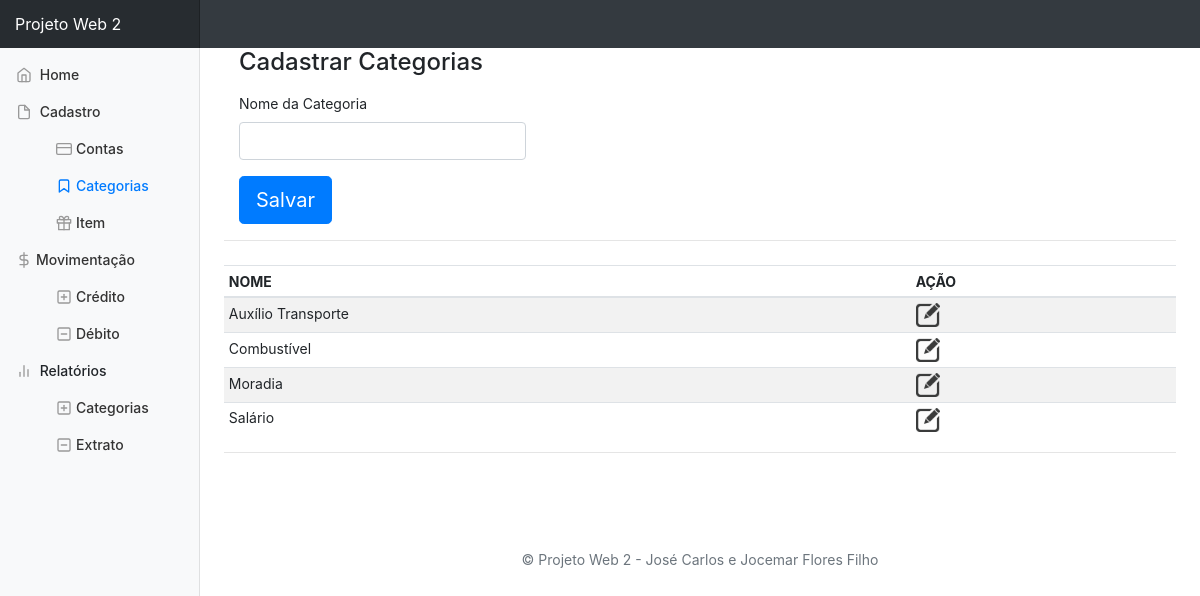
The app's page /?page=cadastro_categoria, older data.
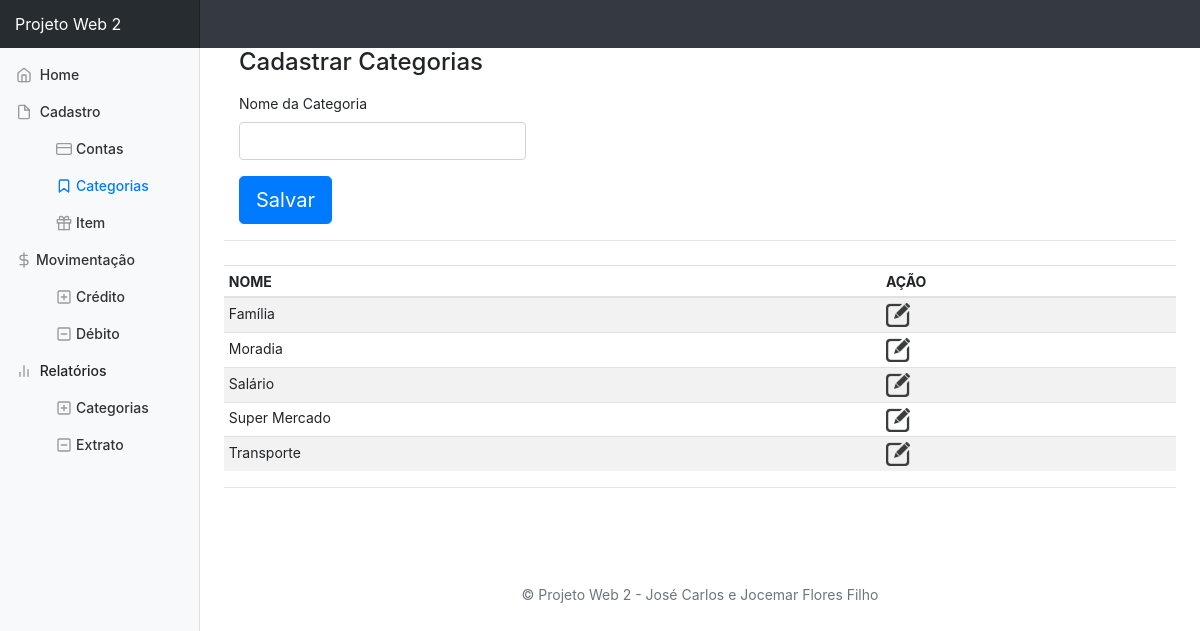
The same page, newer data.
### tables this page shows
CREATE TABLE `centro_custos` (
  `id` int(10) UNSIGNED NOT NULL,
  `nome` varchar(45) NOT NULL
);

### class/class.CentroCustosDAO.php (called while the page is built, shortened)
<?php
include_once($_SERVER['DOCUMENT_ROOT']."/projeto-web2/inc/class.DbAdmin.php");
require_once 'class.CentroCustos.php';
class CentroCustosDAO
{
	private $dba;
	public function CentroCustosDAO()
	{
		$dba = new DbAdmin('mysql');
		$dba->connect('localhost', 'root', '', 'contas');
		$this->dba = $dba;
	}
	public function lista()
	{
		$dba = $this->dba;
		$query = 'SELECT * FROM centro_custos ORDER BY nome';
		$res = $dba->query($query);
		$num = $dba->linhas_consulta($res);
		for ($i=0; $i<$num; $i++) {
			$idc = $dba->result($res, $i, 'id');
			$nom = $dba->result($res, $i, 'nome');
			$cen = new CentroCustos();
			$cen->setId($idc);
			$cen->setNome($nom);
			$ver[] = $cen;
		}
		return $ver;
	}
}
 ?>

### inc/class.DbAdmin.php (called while the page is built, shortened)
<?php
	class DbAdmin{
		private $conn;
		private $tipo;
		public function DbAdmin($tipo){
			$this->tipo = $tipo;
		}
		public function connect($host, $user, $pass, $base){
			switch ($this->tipo) {
				case 'mysql':
					$this->conn = mysql_connect($host, $user, $pass) or die(mysql_error());
					break;
			}
		}
		public function query($sql){
			switch ($this->tipo) {
				case 'mysql':
					$res = mysql_query($sql, $this->conn) or die(mysql_error());
					break;
			}
			return $res;
		}
		public function linhas_consulta($res){
			$num = mysql_num_rows($res);
			return $num;
		}
		public function result ($res, $lin, $col){
			switch($this->tipo){
				case 'mysql':
					$val = mysql_result($res, $lin, $col);
				break;
			}
			return $val;
		}
	}
?>

### class/class.CentroCustos.php (called while the page is built, shortened)
<?php
	class CentroCustos{
		private $id;
		private $nome;
		public function setId($id){
			$this->id = $id;
		}
		public function setNome($nome){
			$this->nome = $nome;
		}
		public function getId(){
			return $this->id;
		}
		public function getNome(){
			return $this->nome;
		}
	}
?>

### src/tpl.cadastro_categoria.php (the view, shortened to what this page needs)
<?php
  include_once('class/class.CentroCustos.php');
  include_once('class/class.CentroCustosDAO.php');
  $centroCustosDAO = new CentroCustosDAO();
  if( isset($_GET['editar']) and !empty($_GET['editar']) ){
    $id = $_GET['id'];
    $vetor = $centroCustosDAO->listaUm($id);
  ?>
<div class="container-fluid">
  <div class="row">
    <div class="col-md-8 order-md-1">
      <h4 class="mb-3">Cadastrar Categorias</h4>
      <form class="needs-validation" action="src/acao_categorias.php" method="POST" novalidate>
        <input type="hidden" name="acao" value="editar">
        <input type="hidden" name="id" value="<?php echo $vetor[0]->getId();?>">
        <div class="row">
          <div class="col-md-6 mb-3">
            <label for="firstName">Nome da Categoria</label>
            <input type="text" class="form-control" name="nome" id="nome" placeholder="" value="<?php echo $vetor[0]->getNome();?>" required>
          </div>
        </div>
        <button class="btn btn-primary btn-lg" type="submit">Salvar</button>
      </form>
    </div>
  </div>
</div>
<?php
  }else{
?>
  <div class="container-fluid">
  <div class="row">
    <div class="col-md-8 order-md-1">
      <h4 class="mb-3">Cadastrar Categorias</h4>
      <form class="needs-validation" action="src/acao_categorias.php" method="POST" novalidate>
        <div class="row">
          <div class="col-md-6 mb-3">
            <label for="firstName">Nome da Categoria</label>
            <input type="text" class="form-control" name="nome" id="nome" placeholder="" value="" required>
          </div>
        </div>
        <button class="btn btn-primary btn-lg" type="submit">Salvar</button>
      </form>
    </div>
  </div>
</div>
<?php
  }
?>
<hr class="mb-4">
<div class="table-responsive">
  <table class="table table-striped table-sm">
    <thead>
      <tr>
        <th>NOME</th>
        <th>AÇÃO</th>
      </tr>
    </thead>
    <tbody>
    <?php
    $lista = $centroCustosDAO->lista();
      if($lista != 0){
        foreach ($lista as $i =>$val) {
          echo '<tr>';
            echo '<td>'. $lista[$i]->getNome() .'</td>';
            echo '<td>';
            echo '<a href= "index.php?page=cadastro_categoria&editar=1&id='. $lista[$i]->getId() .'&acao=editar"><img width="24px" heigth="24px" src="img/edit.png"></a>';
            echo '</td>';
          echo '</tr>';
        }
      }else{
        echo 'Nenhum registro encontrado!';
      }
    ?>
  </tbody>
  </table>
<?php include 'tpl.footer.php'; ?>
</div>

### index.php (shortened to what this page needs)
<?php
if (isset($_GET['page']) && !empty($_GET['page'])) {
  $page = $_GET['page'];
} else {
  $page = 'home';
}
?>
<!doctype html>
<html lang="en">
  <head>
    <?php
      include_once($_SERVER['DOCUMENT_ROOT']."/projeto-web2/inc/class.DbAdmin.php");
    ?>
    <link rel="stylesheet" href="https://maxcdn.bootstrapcdn.com/bootstrap/4.0.0/css/bootstrap.min.css">
    <link rel="stylesheet" href="https://use.fontawesome.com/releases/v5.1.0/css/all.css">
    <link rel="stylesheet" href="dashboard.css">
  </head>
  <body>
    <nav class="navbar navbar-dark fixed-top bg-dark flex-md-nowrap p-0 shadow">
      <a class="navbar-brand col-sm-3 col-md-2 mr-0" href="#">Projeto Web 2</a>
    </nav>
    <div class="container-fluid">
      <div class="row">
        <?php include 'src/tpl.menu.php'; ?>
        <main role="main" class="col-md-9 ml-sm-auto col-lg-10 px-4">
        <?php include 'src/tpl.'.$page.'.php'; ?>
        </main>
      </div>
    </div>
  </body>
</html>

### src/tpl.menu.php
<nav class="col-md-2 d-none d-md-block bg-light sidebar">
    <div class="sidebar-sticky">
        <ul class="nav flex-column">
            <li class="nav-item">
                <a class="nav-link <?php if ($page=='home') {echo 'active';} ?>" href="?page=home">
                    <span data-feather="home"></span> Home
                </a>
            </li>
            <li class="nav-item">
                <a class="nav-link" href="">
                    <span data-feather="file"></span> Cadastro
                </a>
                <ul>
                    <li class="nav-subitem">
                        <a class="nav-link <?php if ($page=='cadastro_conta') {echo 'active';} ?>" href="?page=cadastro_conta">
                            <span data-feather="credit-card"></span>Contas
                        </a>
                    </li>
                    <li class="nav-subitem">
                        <a class="nav-link <?php if ($page=='cadastro_categoria') {echo 'active';} ?>" href="?page=cadastro_categoria">
                            <span data-feather="bookmark"></span>Categorias
                        </a>
                    </li>
                    <li class="nav-subitem">
                        <a class="nav-link <?php if ($page=='cadastro_item') {echo 'active';} ?>" href="?page=cadastro_item">
                            <span data-feather="gift"></span>Item
                        </a>
                    </li>
                </ul>
            </li>
            <li class="nav-item">
                <a class="nav-link" href="#">
                    <span data-feather="dollar-sign"></span>Movimentação
                </a>
                <ul>
                    <li class="nav-subitem">
                        <a class="nav-link <?php if ($page=='movimentacao_credito') {echo 'active';} ?>" href="?page=movimentacao_credito">
                            <span data-feather="plus-square"></span>Crédito
                        </a>
                    </li>
                    <li class="nav-subitem">
                        <a class="nav-link <?php if ($page=='movimentacao_debito') {echo 'active';} ?>" href="?page=movimentacao_debito">
                            <span data-feather="minus-square"></span>Débito
                        </a>
                    </li>
                </ul>
            </li>
            <li class="nav-item">
                <a class="nav-link href="#">
                    <span data-feather="bar-chart-2"></span>
                    Relatórios
                </a>
                <ul>
                    <li class="nav-subitem">
                        <a class="nav-link <?php if ($page=='relatorio_categoria') {echo 'active';} ?>" href="?page=relatorio_categoria">
                            <span data-feather="plus-square"></span>Categorias
                        </a>
                    </li>
                    <li class="nav-subitem">
                        <a class="nav-link <?php if ($page=='relatorio_extrato') {echo 'active';} ?>" href="?page=relatorio_extrato">
                            <span data-feather="minus-square"></span>Extrato
                        </a>
                    </li>
                </ul>
            </li>
        </ul>
    </div>
</nav>

### src/tpl.footer.php
<hr class="mb-4">
<footer class="my-5 pt-5 text-muted text-center text-small">
	<p class="mb-1">&copy; Projeto Web 2 - José Carlos e Jocemar Flores Filho</p>
</footer>

### dashboard.css (style rules this page uses)
body { font-size: .875rem; }
.feather { width: 16px; height: 16px; vertical-align: text-bottom; }
.sidebar { position: fixed; top: 0; bottom: 0; left: 0; z-index: 100; padding: 48px 0 0; box-shadow: inset -1px 0 0 rgba(0, 0, 0, .1); }
.sidebar-sticky { position: relative; top: 0; height: calc(100vh - 48px); padding-top: .5rem; overflow-x: hidden; overflow-y: auto; }
.sidebar .nav-link { font-weight: 500; color: #333; }
.sidebar .nav-link .feather { margin-right: 4px; color: #999; }
.sidebar .nav-link.active { color: #007bff; }
.sidebar .nav-link:hover .feather, .sidebar .nav-link.active .feather { color: inherit; }
[role="main"] { padding-top: 48px; }
.navbar-brand { padding-top: .75rem; padding-bottom: .75rem; font-size: 1rem; background-color: rgba(0, 0, 0, .25); box-shadow: inset -1px 0 0 rgba(0, 0, 0, .25); }
.nav-subitem { list-style-type: none; }

Row changes from the older to the newer data that the page shows:
removed centro_custos: nome "Combustível"
added centro_custos: nome "Família"
added centro_custos: nome "Super Mercado"
changed centro_custos: nome "Auxílio Transporte" → "Transporte"; moves down the list
